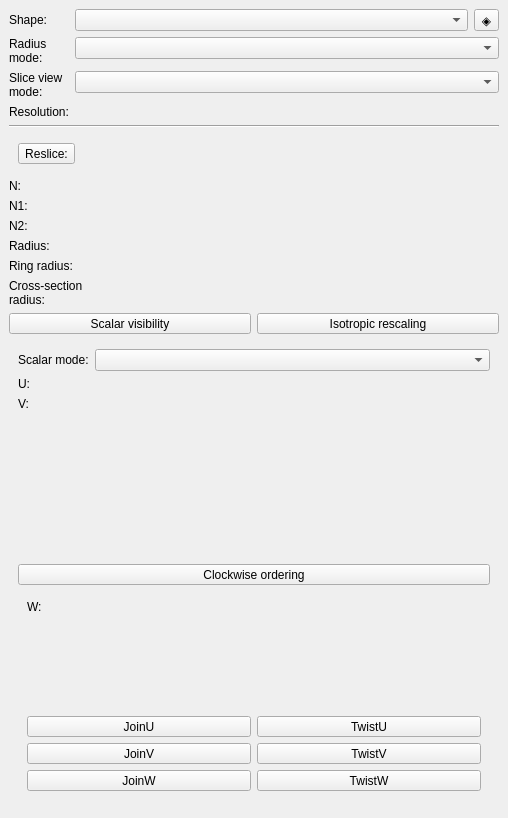
<?xml version="1.0" encoding="UTF-8"?>
<ui version="4.0">
 <class>qMRMLMarkupsShapeWidget</class>
 <widget class="QWidget" name="qMRMLMarkupsShapeWidget">
  <property name="geometry">
   <rect>
    <x>0</x>
    <y>0</y>
    <width>508</width>
    <height>818</height>
   </rect>
  </property>
  <property name="sizePolicy">
   <sizepolicy hsizetype="Preferred" vsizetype="Expanding">
    <horstretch>0</horstretch>
    <verstretch>0</verstretch>
   </sizepolicy>
  </property>
  <property name="windowTitle">
   <string>Form</string>
  </property>
  <layout class="QVBoxLayout" name="verticalLayout">
   <property name="leftMargin">
    <number>0</number>
   </property>
   <property name="topMargin">
    <number>0</number>
   </property>
   <property name="rightMargin">
    <number>0</number>
   </property>
   <property name="bottomMargin">
    <number>0</number>
   </property>
   <item>
    <widget class="ctkCollapsibleButton" name="shapeCollapsibleButton" native="true">
     <property name="text" stdset="0">
      <string>Shape Settings</string>
     </property>
     <property name="checked" stdset="0">
      <bool>true</bool>
     </property>
     <property name="collapsed" stdset="0">
      <bool>false</bool>
     </property>
     <layout class="QVBoxLayout" name="verticalLayout_2">
      <property name="leftMargin">
       <number>9</number>
      </property>
      <property name="rightMargin">
       <number>9</number>
      </property>
      <item>
       <layout class="QFormLayout" name="formLayout">
        <item row="1" column="0">
         <widget class="QLabel" name="shapeNameLabel">
          <property name="text">
           <string>Shape:</string>
          </property>
         </widget>
        </item>
        <item row="2" column="0">
         <widget class="QLabel" name="radiusModeLabel">
          <property name="text">
           <string>Radius
mode:</string>
          </property>
         </widget>
        </item>
        <item row="2" column="1">
         <widget class="QComboBox" name="radiusModeComboBox">
          <property name="toolTip">
           <string>Centered : first control point is the center, the line length is its radius.
Circumferential : both control points lie on the circumference, the line length is the diameter.
</string>
          </property>
         </widget>
        </item>
        <item row="3" column="1">
         <widget class="QComboBox" name="drawModeComboBox">
          <property name="toolTip">
           <string>Intersection : draw the intersection of a slice view with the shape in 3D space.

Projection : draw the projection of control points on a slice view.</string>
          </property>
         </widget>
        </item>
        <item row="3" column="0">
         <widget class="QLabel" name="drawModeLabel">
          <property name="text">
           <string>Slice view
mode:</string>
          </property>
         </widget>
        </item>
        <item row="4" column="0">
         <widget class="QLabel" name="resolutionLabel">
          <property name="text">
           <string>Resolution:</string>
          </property>
         </widget>
        </item>
        <item row="4" column="1">
         <widget class="ctkSliderWidget" name="resolutionSliderWidget" native="true">
          <property name="toolTip">
           <string/>
          </property>
          <property name="decimals" stdset="0">
           <number>0</number>
          </property>
          <property name="pageStep" stdset="0">
           <double>15.000000000000000</double>
          </property>
          <property name="minimum" stdset="0">
           <double>15.000000000000000</double>
          </property>
          <property name="maximum" stdset="0">
           <double>1000.000000000000000</double>
          </property>
          <property name="value" stdset="0">
           <double>50.000000000000000</double>
          </property>
          <property name="popupSlider" stdset="0">
           <bool>false</bool>
          </property>
         </widget>
        </item>
        <item row="1" column="1">
         <layout class="QHBoxLayout" name="horizontalLayout">
          <item>
           <widget class="QComboBox" name="shapeNameComboBox"/>
          </item>
          <item>
           <widget class="QToolButton" name="tubeMenuOptionButton">
            <property name="toolTip">
             <string>Menu</string>
            </property>
            <property name="text">
             <string>◈</string>
            </property>
            <property name="checkable">
             <bool>false</bool>
            </property>
           </widget>
          </item>
         </layout>
        </item>
       </layout>
      </item>
      <item>
       <widget class="Line" name="line">
        <property name="orientation">
         <enum>Qt::Horizontal</enum>
        </property>
       </widget>
      </item>
      <item>
       <widget class="qMRMLWidget" name="resliceMRMLWidget" native="true">
        <layout class="QFormLayout" name="formLayout_3">
         <item row="0" column="1">
          <widget class="qMRMLNodeComboBox" name="resliceInputSelector" native="true">
           <property name="toolTip">
            <string>Use this node to show meaningful control points in a single slice.</string>
           </property>
           <property name="nodeTypes" stdset="0">
            <stringlist>
             <string>vtkMRMLSliceNode</string>
            </stringlist>
           </property>
           <property name="noneEnabled" stdset="0">
            <bool>true</bool>
           </property>
           <property name="addEnabled" stdset="0">
            <bool>false</bool>
           </property>
           <property name="removeEnabled" stdset="0">
            <bool>false</bool>
           </property>
           <property name="selectNodeUponCreation" stdset="0">
            <bool>false</bool>
           </property>
          </widget>
         </item>
         <item row="0" column="0">
          <widget class="QToolButton" name="resliceToolButton">
           <property name="toolTip">
            <string>Reslice the selected node to show meaningful control points in a single slice.</string>
           </property>
           <property name="text">
            <string>Reslice:</string>
           </property>
          </widget>
         </item>
        </layout>
       </widget>
      </item>
      <item>
       <layout class="QFormLayout" name="parametricFormLayout">
        <item row="5" column="0">
         <widget class="QLabel" name="parametricCrossSectionRadiusLabel">
          <property name="text">
           <string>Cross-section
radius:</string>
          </property>
         </widget>
        </item>
        <item row="3" column="0">
         <widget class="QLabel" name="parametricRadiusLabel">
          <property name="text">
           <string>Radius:</string>
          </property>
         </widget>
        </item>
        <item row="4" column="0">
         <widget class="QLabel" name="parametricRingRadiusLabel">
          <property name="text">
           <string>Ring radius:</string>
          </property>
         </widget>
        </item>
        <item row="2" column="0">
         <widget class="QLabel" name="parametricN2Label">
          <property name="text">
           <string>N2:</string>
          </property>
         </widget>
        </item>
        <item row="1" column="0">
         <widget class="QLabel" name="parametricN1Label">
          <property name="text">
           <string>N1:</string>
          </property>
         </widget>
        </item>
        <item row="0" column="0">
         <widget class="QLabel" name="parametricNLabel">
          <property name="text">
           <string>N:</string>
          </property>
         </widget>
        </item>
        <item row="0" column="1">
         <widget class="ctkSliderWidget" name="parametricNSliderWidget" native="true">
          <property name="singleStep" stdset="0">
           <double>0.200000000000000</double>
          </property>
          <property name="pageStep" stdset="0">
           <double>5.000000000000000</double>
          </property>
          <property name="minimum" stdset="0">
           <double>-50.000000000000000</double>
          </property>
          <property name="maximum" stdset="0">
           <double>50.000000000000000</double>
          </property>
          <property name="value" stdset="0">
           <double>0.000000000000000</double>
          </property>
         </widget>
        </item>
        <item row="1" column="1">
         <widget class="ctkSliderWidget" name="parametricN1SliderWidget" native="true">
          <property name="singleStep" stdset="0">
           <double>0.200000000000000</double>
          </property>
          <property name="pageStep" stdset="0">
           <double>5.000000000000000</double>
          </property>
          <property name="minimum" stdset="0">
           <double>-50.000000000000000</double>
          </property>
          <property name="maximum" stdset="0">
           <double>50.000000000000000</double>
          </property>
         </widget>
        </item>
        <item row="2" column="1">
         <widget class="ctkSliderWidget" name="parametricN2SliderWidget" native="true">
          <property name="singleStep" stdset="0">
           <double>0.200000000000000</double>
          </property>
          <property name="pageStep" stdset="0">
           <double>5.000000000000000</double>
          </property>
          <property name="minimum" stdset="0">
           <double>-50.000000000000000</double>
          </property>
          <property name="maximum" stdset="0">
           <double>50.000000000000000</double>
          </property>
         </widget>
        </item>
        <item row="3" column="1">
         <widget class="ctkSliderWidget" name="parametricRadiusSliderWidget" native="true">
          <property name="singleStep" stdset="0">
           <double>0.200000000000000</double>
          </property>
          <property name="pageStep" stdset="0">
           <double>5.000000000000000</double>
          </property>
          <property name="minimum" stdset="0">
           <double>-50.000000000000000</double>
          </property>
          <property name="maximum" stdset="0">
           <double>50.000000000000000</double>
          </property>
         </widget>
        </item>
        <item row="4" column="1">
         <widget class="ctkSliderWidget" name="parametricRingRadiusSliderWidget" native="true">
          <property name="singleStep" stdset="0">
           <double>0.200000000000000</double>
          </property>
          <property name="pageStep" stdset="0">
           <double>5.000000000000000</double>
          </property>
          <property name="minimum" stdset="0">
           <double>-50.000000000000000</double>
          </property>
          <property name="maximum" stdset="0">
           <double>50.000000000000000</double>
          </property>
         </widget>
        </item>
        <item row="5" column="1">
         <widget class="ctkSliderWidget" name="parametricCrossSectionRadiusSliderWidget" native="true">
          <property name="singleStep" stdset="0">
           <double>0.200000000000000</double>
          </property>
          <property name="pageStep" stdset="0">
           <double>5.000000000000000</double>
          </property>
          <property name="minimum" stdset="0">
           <double>-50.000000000000000</double>
          </property>
          <property name="maximum" stdset="0">
           <double>50.000000000000000</double>
          </property>
         </widget>
        </item>
       </layout>
      </item>
      <item>
       <layout class="QHBoxLayout" name="scalarVisibilityAndRescalingHorizontalLayout">
        <item>
         <widget class="QToolButton" name="parametricScalarVisibilityToolButton">
          <property name="sizePolicy">
           <sizepolicy hsizetype="MinimumExpanding" vsizetype="Fixed">
            <horstretch>0</horstretch>
            <verstretch>0</verstretch>
           </sizepolicy>
          </property>
          <property name="toolTip">
           <string>Show the scalar distribution as a color gradient, if any.</string>
          </property>
          <property name="text">
           <string>Scalar visibility</string>
          </property>
          <property name="checkable">
           <bool>true</bool>
          </property>
         </widget>
        </item>
        <item>
         <widget class="QToolButton" name="parametricIsotropicScalingToolButton">
          <property name="sizePolicy">
           <sizepolicy hsizetype="MinimumExpanding" vsizetype="Fixed">
            <horstretch>0</horstretch>
            <verstretch>0</verstretch>
           </sizepolicy>
          </property>
          <property name="toolTip">
           <string>Resize the parametric shape such that each control point is at equidistance from rhe centre.

The distance of the active control point from the centre is used as reference. Click on a axis control point to make it the active control point.</string>
          </property>
          <property name="text">
           <string>Isotropic rescaling</string>
          </property>
         </widget>
        </item>
       </layout>
      </item>
      <item>
       <widget class="ctkCollapsibleButton" name="parametricsMainCollapsibleButton" native="true">
        <property name="sizePolicy">
         <sizepolicy hsizetype="Minimum" vsizetype="Expanding">
          <horstretch>0</horstretch>
          <verstretch>0</verstretch>
         </sizepolicy>
        </property>
        <property name="text" stdset="0">
         <string>Advanced parameters</string>
        </property>
        <layout class="QVBoxLayout" name="verticalLayout_3">
         <item>
          <layout class="QFormLayout" name="parametricsMainFormLayout">
           <item row="1" column="0">
            <widget class="QLabel" name="parametricsULabel">
             <property name="text">
              <string>U:</string>
             </property>
            </widget>
           </item>
           <item row="2" column="0">
            <widget class="QLabel" name="parametricsVLabel">
             <property name="text">
              <string>V:</string>
             </property>
            </widget>
           </item>
           <item row="1" column="1">
            <widget class="ctkRangeWidget" name="parametricsURangeWidget" native="true">
             <property name="singleStep" stdset="0">
              <double>0.200000000000000</double>
             </property>
            </widget>
           </item>
           <item row="2" column="1">
            <widget class="ctkRangeWidget" name="parametricsVRangeWidget" native="true">
             <property name="singleStep" stdset="0">
              <double>0.200000000000000</double>
             </property>
            </widget>
           </item>
           <item row="0" column="0">
            <widget class="QLabel" name="parametricScalarModeLabel">
             <property name="text">
              <string>Scalar mode:</string>
             </property>
            </widget>
           </item>
           <item row="0" column="1">
            <widget class="QComboBox" name="parametricScalarModeComboBox"/>
           </item>
          </layout>
         </item>
         <item>
          <widget class="QToolButton" name="parametricsClockwiseOrderingToolButton">
           <property name="sizePolicy">
            <sizepolicy hsizetype="Preferred" vsizetype="Fixed">
             <horstretch>0</horstretch>
             <verstretch>0</verstretch>
            </sizepolicy>
           </property>
           <property name="text">
            <string>Clockwise ordering</string>
           </property>
           <property name="checkable">
            <bool>true</bool>
           </property>
          </widget>
         </item>
         <item>
          <widget class="ctkCollapsibleButton" name="parametricsMoreCollapsibleButton" native="true">
           <property name="text" stdset="0">
            <string>More</string>
           </property>
           <property name="flat" stdset="0">
            <bool>true</bool>
           </property>
           <layout class="QVBoxLayout" name="verticalLayout_4">
            <item>
             <layout class="QFormLayout" name="parametricsMoreFormLayout">
              <item row="0" column="0">
               <widget class="QLabel" name="parametricsWLabel">
                <property name="text">
                 <string>W:</string>
                </property>
               </widget>
              </item>
              <item row="0" column="1">
               <widget class="ctkRangeWidget" name="parametricsWRangeWidget" native="true">
                <property name="singleStep" stdset="0">
                 <double>0.200000000000000</double>
                </property>
               </widget>
              </item>
             </layout>
            </item>
            <item>
             <layout class="QGridLayout" name="parametricsMoreGridLayout" rowstretch="0,0,0">
              <item row="0" column="1">
               <widget class="QToolButton" name="parametricsTwistUToolButton">
                <property name="sizePolicy">
                 <sizepolicy hsizetype="Preferred" vsizetype="Fixed">
                  <horstretch>0</horstretch>
                  <verstretch>0</verstretch>
                 </sizepolicy>
                </property>
                <property name="text">
                 <string>TwistU</string>
                </property>
                <property name="checkable">
                 <bool>true</bool>
                </property>
               </widget>
              </item>
              <item row="1" column="0">
               <widget class="QToolButton" name="parametricsJoinVToolButton">
                <property name="sizePolicy">
                 <sizepolicy hsizetype="Preferred" vsizetype="Fixed">
                  <horstretch>0</horstretch>
                  <verstretch>0</verstretch>
                 </sizepolicy>
                </property>
                <property name="text">
                 <string>JoinV</string>
                </property>
                <property name="checkable">
                 <bool>true</bool>
                </property>
               </widget>
              </item>
              <item row="0" column="0">
               <widget class="QToolButton" name="parametricsJoinUToolButton">
                <property name="sizePolicy">
                 <sizepolicy hsizetype="Preferred" vsizetype="Fixed">
                  <horstretch>0</horstretch>
                  <verstretch>0</verstretch>
                 </sizepolicy>
                </property>
                <property name="text">
                 <string>JoinU</string>
                </property>
                <property name="checkable">
                 <bool>true</bool>
                </property>
               </widget>
              </item>
              <item row="1" column="1">
               <widget class="QToolButton" name="parametricsTwistVToolButton">
                <property name="sizePolicy">
                 <sizepolicy hsizetype="Preferred" vsizetype="Fixed">
                  <horstretch>0</horstretch>
                  <verstretch>0</verstretch>
                 </sizepolicy>
                </property>
                <property name="text">
                 <string>TwistV</string>
                </property>
                <property name="checkable">
                 <bool>true</bool>
                </property>
               </widget>
              </item>
              <item row="2" column="0">
               <widget class="QToolButton" name="parametricsJoinWToolButton">
                <property name="sizePolicy">
                 <sizepolicy hsizetype="Preferred" vsizetype="Fixed">
                  <horstretch>0</horstretch>
                  <verstretch>0</verstretch>
                 </sizepolicy>
                </property>
                <property name="text">
                 <string>JoinW</string>
                </property>
                <property name="checkable">
                 <bool>true</bool>
                </property>
               </widget>
              </item>
              <item row="2" column="1">
               <widget class="QToolButton" name="parametricsTwistWToolButton">
                <property name="sizePolicy">
                 <sizepolicy hsizetype="Preferred" vsizetype="Fixed">
                  <horstretch>0</horstretch>
                  <verstretch>0</verstretch>
                 </sizepolicy>
                </property>
                <property name="text">
                 <string>TwistW</string>
                </property>
                <property name="checkable">
                 <bool>true</bool>
                </property>
               </widget>
              </item>
             </layout>
            </item>
           </layout>
          </widget>
         </item>
        </layout>
       </widget>
      </item>
     </layout>
    </widget>
   </item>
  </layout>
 </widget>
 <customwidgets>
  <customwidget>
   <class>ctkCollapsibleButton</class>
   <extends>QWidget</extends>
   <header>ctkCollapsibleButton.h</header>
   <container>1</container>
  </customwidget>
  <customwidget>
   <class>ctkRangeWidget</class>
   <extends>QWidget</extends>
   <header>ctkRangeWidget.h</header>
  </customwidget>
  <customwidget>
   <class>ctkSliderWidget</class>
   <extends>QWidget</extends>
   <header>ctkSliderWidget.h</header>
  </customwidget>
  <customwidget>
   <class>qMRMLNodeComboBox</class>
   <extends>QWidget</extends>
   <header>qMRMLNodeComboBox.h</header>
  </customwidget>
  <customwidget>
   <class>qMRMLWidget</class>
   <extends>QWidget</extends>
   <header>qMRMLWidget.h</header>
   <container>1</container>
  </customwidget>
 </customwidgets>
 <resources/>
 <connections>
  <connection>
   <sender>resliceMRMLWidget</sender>
   <signal>mrmlSceneChanged(vtkMRMLScene*)</signal>
   <receiver>resliceInputSelector</receiver>
   <slot>setMRMLScene(vtkMRMLScene*)</slot>
   <hints>
    <hint type="sourcelabel">
     <x>253</x>
     <y>276</y>
    </hint>
    <hint type="destinationlabel">
     <x>298</x>
     <y>275</y>
    </hint>
   </hints>
  </connection>
 </connections>
</ui>
